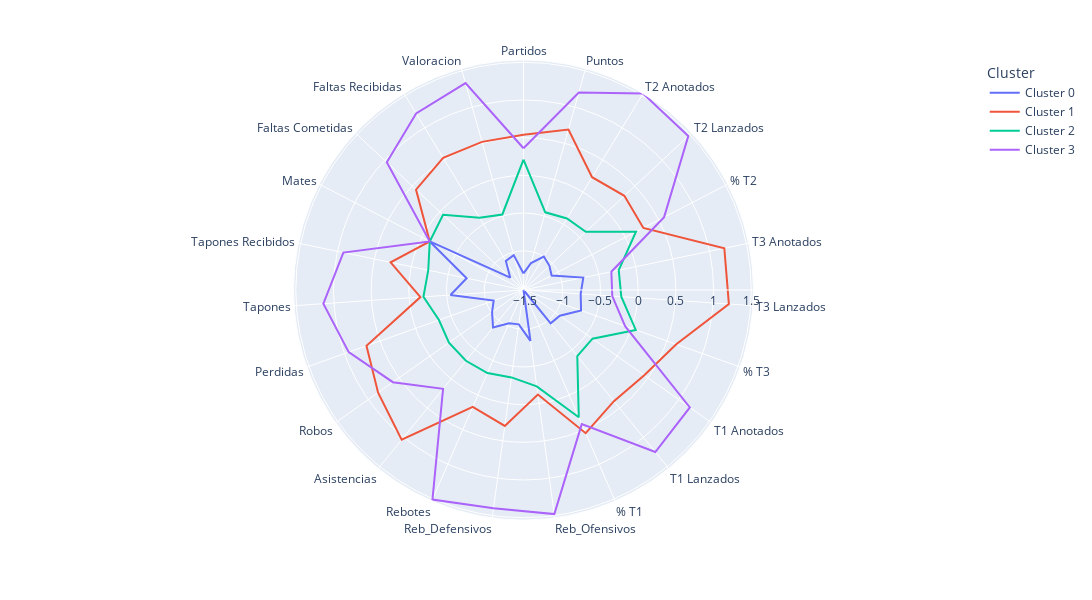

The code cell stored with this chart in its notebook:
### Code cell
radar = z_scores.reset_index().melt(id_vars='Cluster')
fig   = px.line_polar(radar, r='value', theta='variable',
                    color='Cluster', line_close=True)
fig.update_layout(width=1200, height=600)
fig.show()

### Figure 1 — Plotly figure (JSON) as saved in the notebook; plotly's stock layout.template omitted (floating-point values rounded to 4 significant figures)
{"data": [{"hovertemplate": "Cluster=Cluster 0<br>value=%{r}<br>variable=%{theta}<extra></extra>", "legendgroup": "Cluster 0", "line": {"color": "#636efa", "dash": "solid"}, "marker": {"symbol": "circle"}, "mode": "lines", "name": "Cluster 0", "r": [-1.3, -1.15, -1, -1.05, -1.1, -0.71, -0.76, -0.71, -0.93, -0.95, -1.52, -0.84, -1.06, -1.04, -0.88, -1.01, -1.1, -0.55, -0.75, -0.12, -1.28, -1.07, -1.04, -1.3], "showlegend": true, "subplot": "polar", "theta": ["Partidos", "Puntos", "T2 Anotados", "T2 Lanzados", "% T2", "T3 Anotados", "T3 Lanzados", "% T3", "T1 Anotados", "T1 Lanzados", "% T1", "Reb_Ofensivos", "Reb_Defensivos", "Rebotes", "Asistencias", "Robos", "Perdidas", "Tapones", "Tapones Recibidos", "Mates", "Faltas Cometidas", "Faltas Recibidas", "Valoracion", "Partidos"], "type": "scatterpolar"}, {"hovertemplate": "Cluster=Cluster 1<br>value=%{r}<br>variable=%{theta}<extra></extra>", "legendgroup": "Cluster 1", "line": {"color": "#EF553B", "dash": "solid"}, "marker": {"symbol": "circle"}, "mode": "lines", "name": "Cluster 1", "r": [0.54, 0.69, 0.23, 0.31, 0.27, 1.2, 1.21, 0.63, 0.44, 0.38, 0.55, -0.12, 0.3, 0.17, 1.04, 0.84, 0.69, -0.15, 0.28, -0.12, 0.43, 0.53, 0.52, 0.54], "showlegend": true, "subplot": "polar", "theta": ["Partidos", "Puntos", "T2 Anotados", "T2 Lanzados", "% T2", "T3 Anotados", "T3 Lanzados", "% T3", "T1 Anotados", "T1 Lanzados", "% T1", "Reb_Ofensivos", "Reb_Defensivos", "Rebotes", "Asistencias", "Robos", "Perdidas", "Tapones", "Tapones Recibidos", "Mates", "Faltas Cometidas", "Faltas Recibidas", "Valoracion", "Partidos"], "type": "scatterpolar"}, {"hovertemplate": "Cluster=Cluster 2<br>value=%{r}<br>variable=%{theta}<extra></extra>", "legendgroup": "Cluster 2", "line": {"color": "#00cc96", "dash": "solid"}, "marker": {"symbol": "circle"}, "mode": "lines", "name": "Cluster 2", "r": [0.21, -0.45, -0.41, -0.39, 0.16, -0.23, -0.22, 0.06, -0.4, -0.39, 0.32, -0.23, -0.35, -0.32, -0.31, -0.31, -0.33, -0.19, -0.23, -0.12, -0.06, -0.4, -0.48, 0.21], "showlegend": true, "subplot": "polar", "theta": ["Partidos", "Puntos", "T2 Anotados", "T2 Lanzados", "% T2", "T3 Anotados", "T3 Lanzados", "% T3", "T1 Anotados", "T1 Lanzados", "% T1", "Reb_Ofensivos", "Reb_Defensivos", "Rebotes", "Asistencias", "Robos", "Perdidas", "Tapones", "Tapones Recibidos", "Mates", "Faltas Cometidas", "Faltas Recibidas", "Valoracion", "Partidos"], "type": "scatterpolar"}, {"hovertemplate": "Cluster=Cluster 3<br>value=%{r}<br>variable=%{theta}<extra></extra>", "legendgroup": "Cluster 3", "line": {"color": "#ab63fa", "dash": "solid"}, "marker": {"symbol": "circle"}, "mode": "lines", "name": "Cluster 3", "r": [0.36, 1.2, 1.53, 1.47, 0.58, -0.33, -0.34, -0.09, 1.18, 1.25, 0.42, 1.48, 1.4, 1.51, 0.17, 0.6, 0.94, 1.14, 0.92, -0.12, 0.96, 1.22, 1.33, 0.36], "showlegend": true, "subplot": "polar", "theta": ["Partidos", "Puntos", "T2 Anotados", "T2 Lanzados", "% T2", "T3 Anotados", "T3 Lanzados", "% T3", "T1 Anotados", "T1 Lanzados", "% T1", "Reb_Ofensivos", "Reb_Defensivos", "Rebotes", "Asistencias", "Robos", "Perdidas", "Tapones", "Tapones Recibidos", "Mates", "Faltas Cometidas", "Faltas Recibidas", "Valoracion", "Partidos"], "type": "scatterpolar"}], "layout": {"height": 600, "legend": {"title": {"text": "Cluster"}, "tracegroupgap": 0}, "margin": {"t": 60}, "polar": {"angularaxis": {"direction": "clockwise", "rotation": 90}, "domain": {"x": [0, 1], "y": [0, 1]}}, "width": 1200}}
